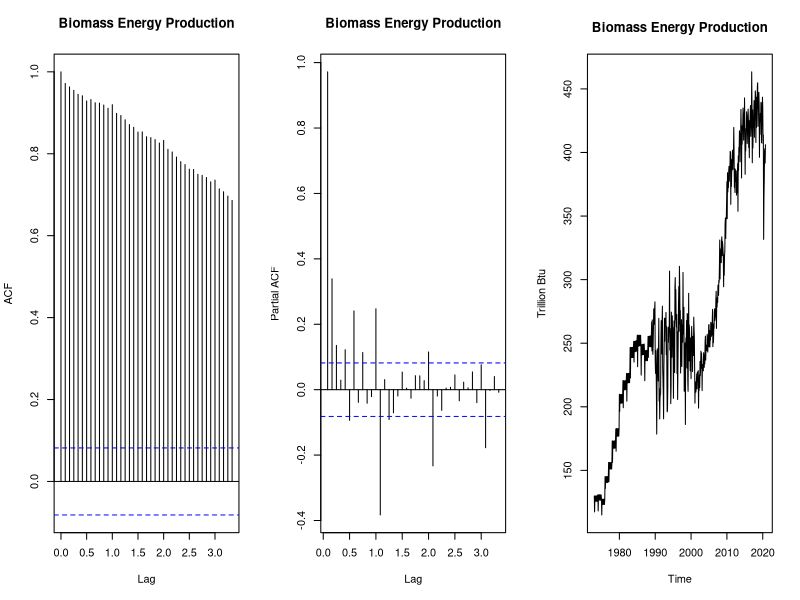
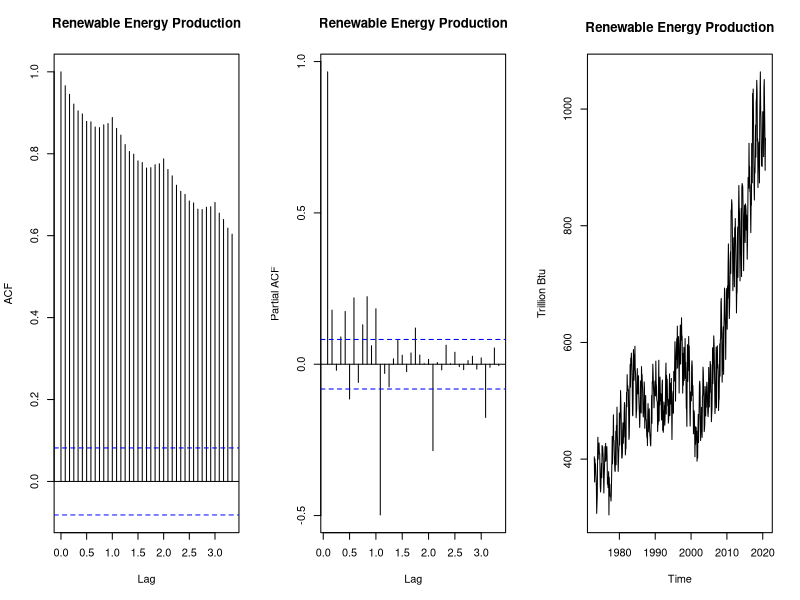
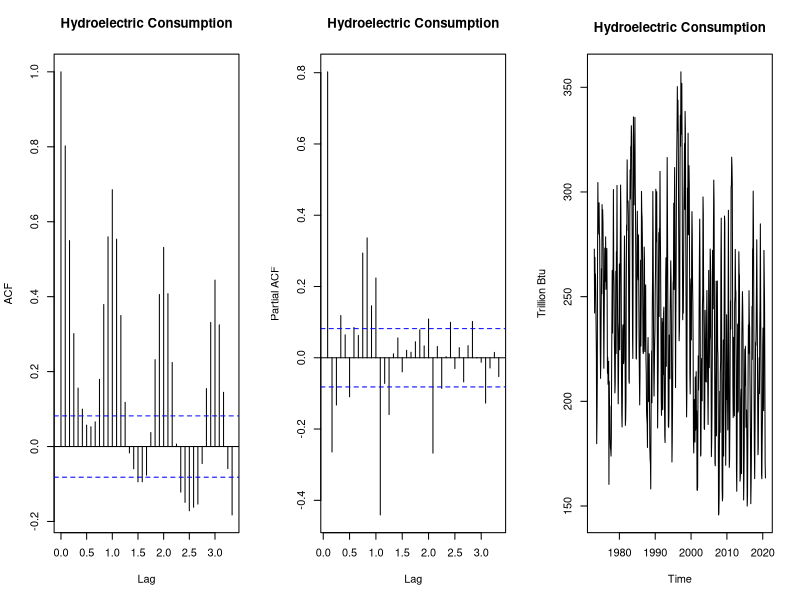
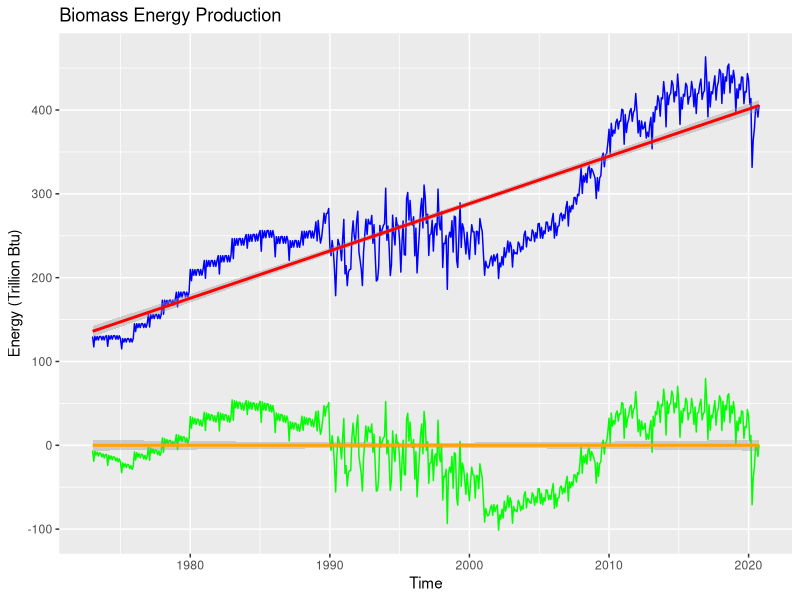
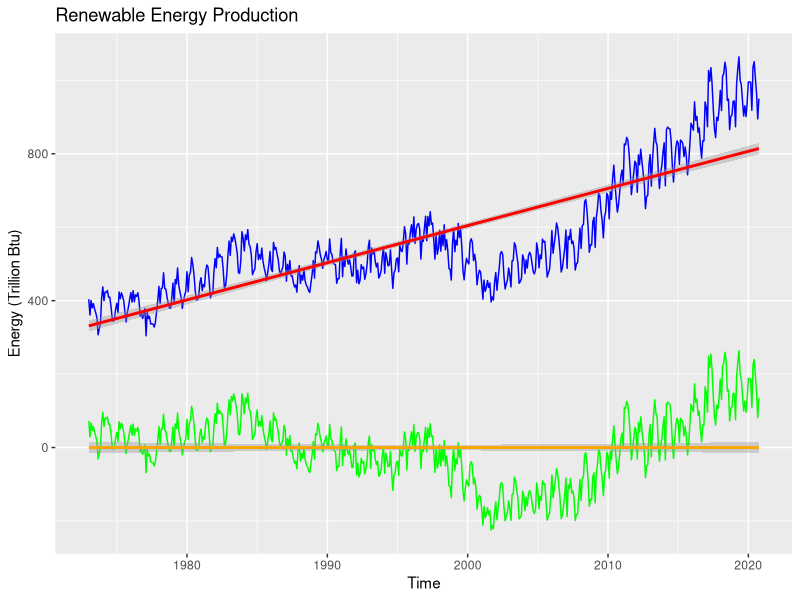
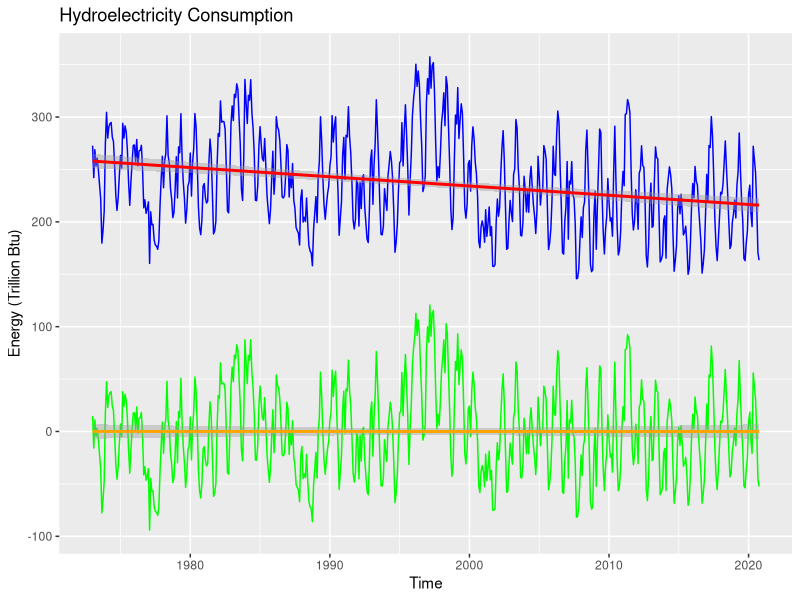
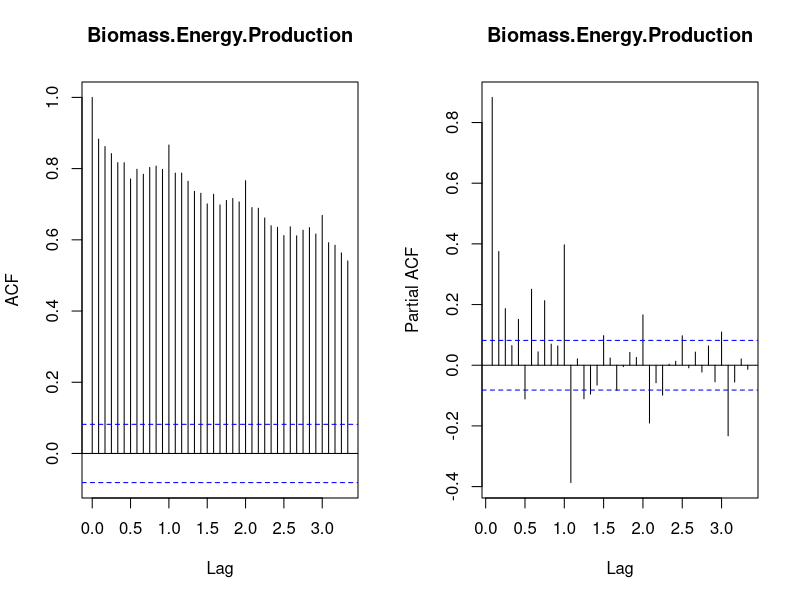
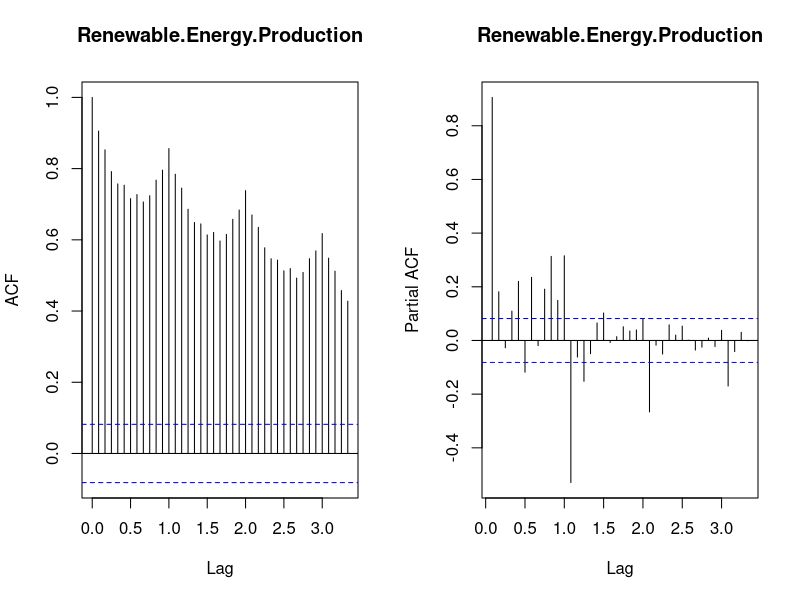

Generate these figures, in order, with R:
## ---- chunk 1
knitr::opts_chunk$set(echo=FALSE, fig.width=8, fig.height=5, tidy.opts=list(width.cutoff=80), message=FALSE, warning=FALSE, tidy=FALSE) 
## ---- chunk 2
#Load/install required package here
library(tseries)
library(forecast)
library(dplyr)
library(readxl)
library(lubridate)
library(ggplot2)
## ---- chunk 3
#Create data frame with the selected column
setwd("/Users/stefanchen/Documents/Duke/Classes/Spring 2021/ENV 790/GitHub/ENV790_30_TSA_S2021/Data")

#Read data
re_select0<-read_xlsx("Table_10.1_Renewable_Energy_Production_and_Consumption_by_Source.xlsx", skip=12, col_names=FALSE)

#Select columns
re_select<-as.data.frame(re_select0[,c(1,4,5,6)]) #Transform to dataframe
colnames(re_select)=c("Date",
                      "Biomass Energy Production",
                      "Renewable Energy Production",
                      "Hydroelectric Consumption") 

#Checking data
head(re_select)
str(re_select)

#Transform dataframe to time series
ts_select<-ts(re_select[,2:4], start=c(1973,1), frequency=12)

my_date<-re_select$Date  #Establish my_date
nobs<-nrow(re_select) #Numbers of rows in ts_select
t<-c(1:nobs) #Set a vector for number of rows in ts_select
## ---- chunk 4
#Acf, Pacf, and time series
for(i in 1:3){
  par(mfrow=c(1,3))  #Place plot side by side
  acf(ts_select[,i], lag.max = 40, main=colnames(ts_select)[i])
  pacf(ts_select[,i],lag.max=40, main=colnames(ts_select)[i])
  plot(ts_select[,i], 
     main=colnames(ts_select)[i], 
     ylab="Trillion Btu",
     type="l")
}
## ---- chunk 5
#Biomass linear model
lmodel_bio<-lm(ts_select[,1]~t)
summary(lmodel_bio)
beta0_bio=as.numeric(lmodel_bio$coefficients[1])  #First coefficient is the intercept term or beta0
beta1_bio=as.numeric(lmodel_bio$coefficients[2])  #Second coefficient is the slope or beta1
## ---- chunk 6
#Renewable energy linear model
lmodel_re<-lm(ts_select[,2]~t)
summary(lmodel_re)
beta0_re=as.numeric(lmodel_re$coefficients[1]) 
beta1_re=as.numeric(lmodel_re$coefficients[2]) 
## ---- chunk 7
#Hydropower linear model
lmodel_hydro<-lm(ts_select[,3]~t)
summary(lmodel_hydro)
beta0_hydro=as.numeric(lmodel_hydro$coefficients[1])  
beta1_hydro=as.numeric(lmodel_hydro$coefficients[2])
## ---- chunk 8
#Remove the trend from series
detrend_bio<-re_select[,2]-(beta0_bio+beta1_bio*t)

#Comparison plot for biomass
ggplot(re_select, aes(x=my_date, y=re_select[,2])) +
            geom_line(color="blue") +
            labs(x="Time", y="Energy (Trillion Btu)", title="Biomass Energy Production") + 
            geom_smooth(color="red",method="lm") +
            geom_line(aes(y=detrend_bio), col="green")+
            geom_smooth(aes(y=detrend_bio),color="orange",method="lm") 
## ---- chunk 9
#Remove the trend from series
detrend_re<-re_select[,3]-(beta0_re+beta1_re*t)

#Comparison plot for biomass
ggplot(re_select, aes(x=my_date, y=re_select[,3])) +
            geom_line(color="blue") +
            labs(x="Time", y="Energy (Trillion Btu)", title="Renewable Energy Production") + 
            geom_smooth(color="red",method="lm") +
            geom_line(aes(y=detrend_re), col="green")+
            geom_smooth(aes(y=detrend_re),color="orange",method="lm") 
## ---- chunk 10
#Remove the trend from series
detrend_hydro<-re_select[,4]-(beta0_hydro+beta1_hydro*t)

#Comparison plot for biomass
ggplot(re_select, aes(x=my_date, y=re_select[,4])) +
            geom_line(color="blue") +
            labs(x="Time", y="Energy (Trillion Btu)", title="Hydroelectricity Consumption") + 
            geom_smooth(color="red",method="lm") +
            geom_line(aes(y=detrend_hydro), col="green")+
            geom_smooth(aes(y=detrend_hydro),color="orange",method="lm") 
## ---- chunk 11
detrend<-data.frame("Biomass Energy Production"=detrend_bio, 
                    "Renewable Energy Production"=detrend_re, 
                    "Hydroelectricity Consumption"=detrend_hydro) #Combine all the detrend model

ts_detrend<-ts(detrend, start=c(1973,1), frequency=12) #time series of the detrend models

#Acf, Pacf, and time series
for(i in 1:3){
  par(mfrow=c(1,2))  #Place plot side by side
  acf(ts_detrend[,i], lag.max=40, main=colnames(ts_detrend)[i])
  pacf(ts_detrend[,i], lag.max=40, main=colnames(ts_detrend)[i])
}
## ---- chunk 12
#Use seasonal means model
dummies<-seasonaldummy(ts_select[,1])  #Create the seasonal dummies

#Fit a linear model to the seasonal dummies - bio
sm_model_bio<-lm(re_select[,2]~dummies)
summary(sm_model_bio)
## ---- chunk 13
#Fit a linear model to the seasonal dummies - re
sm_model_re<-lm(re_select[,3]~dummies)
summary(sm_model_re)
## ---- chunk 14
#Fit a linear model to the seasonal dummies - hydro
sm_model_hydro<-lm(re_select[,4]~dummies)
summary(sm_model_hydro)
## ---- chunk 15
#Store regression coefficients
sm_int_bio<-sm_model_bio$coefficients[1]
sm_int_re<-sm_model_re$coefficients[1]
sm_int_hydro<-sm_model_hydro$coefficients[1]
sm_coeff_bio<-sm_model_bio$coefficients[2:12]
sm_coeff_re<-sm_model_re$coefficients[2:12]
sm_coeff_hydro<-sm_model_hydro$coefficients[2:12]

#Create regression coefficient dataframes
sm_int<-data.frame("bio"=sm_int_bio, "re"=sm_int_re, "hydro"=sm_int_hydro)
sm_coeff<-data.frame("bio"=sm_int_bio, "re"=sm_int_re, "hydro"=sm_int_hydro)
## ---- chunk 16
#Compute seasonal component
seas_comp_bio<-array(0,nobs) #bio
for(i in 1:nobs){
  seas_comp_bio[i]=(sm_int_bio+sm_coeff_bio%*%dummies[i,])}

seas_comp_re<-array(0,nobs) #re
for(i in 1:nobs){
  seas_comp_re[i]=(sm_int_re+sm_coeff_re%*%dummies[i,])}

seas_comp_hydro<-array(0,nobs) #hydro
for(i in 1:nobs){
  seas_comp_hydro[i]=(sm_int_hydro+sm_coeff_hydro%*%dummies[i,])}

#Dataframe of seas_comp
seas_comp<-data.frame("bio"=seas_comp_bio, "re"=seas_comp_re, "hydro"=seas_comp_hydro)

#Removing seasonal component
deseason_bio<-re_select[,2]-seas_comp[1]
deseason_re<-re_select[,3]-seas_comp[2]
deseason_hydro<-re_select[,4]-seas_comp[3]

#Dataframe of deseasoned
deseason<-data.frame("bio"=deseason_bio, "re"=deseason_re, "hydro"=deseason_hydro)

#Plotting comparison graph
 for(n in 1:3){
   print(
     ggplot(re_select, aes(x=my_date, y=re_select[,n+1])) +
            geom_line(color="blue") +
            labs(x="Time", y="Energy (Trillion Btu)", title=colnames(re_select)[n+1]) +
            geom_line(aes(y=deseason[,n]), col="green")
   )
 }
## ---- chunk 17
#Create time series of deseasoned model
ts_deseason<-ts(deseason, start=c(1973,1), frequency=12)

#Acf and Pacf
for(i in 1:3){
  par(mfrow=c(1,2))  #Place plot side by side
  acf(ts_detrend[,i], lag.max=40, main=colnames(ts_detrend)[i])
  pacf(ts_detrend[,i],lag.max=40, main=colnames(ts_detrend)[i])
}
## ---- chunk 18
knitr::opts_chunk$set(echo=FALSE, fig.width=8, fig.height=6, tidy.opts=list(width.cutoff=80), message=FALSE, warning=FALSE, tidy=FALSE) 

#Load/install required package here
library(tseries)
library(forecast)
library(dplyr)
library(readxl)
library(lubridate)
library(ggplot2)

#Create data frame with the selected column
setwd("/Users/stefanchen/Documents/Duke/Classes/Spring 2021/ENV 790/GitHub/ENV790_30_TSA_S2021/Data")

#Read data
re_select0<-read_xlsx("Table_10.1_Renewable_Energy_Production_and_Consumption_by_Source.xlsx", skip=12, col_names=FALSE)

#Select columns
re_select<-as.data.frame(re_select0[,c(1,4,5,6)]) #Transform to dataframe
colnames(re_select)=c("Date",
                      "Biomass Energy Production",
                      "Renewable Energy Production",
                      "Hydroelectric Consumption") 

#Checking data
head(re_select)
str(re_select)

#Transform dataframe to time series
ts_select<-ts(re_select[,2:4], start=c(1973,1), frequency=12)
ts_select

my_date<-re_select$Date  #Establish my_date
nobs<-nrow(re_select) #Numbers of rows in ts_select
t<-c(1:nobs) #Set a vector for number of rows in ts_select

#Acf, Pacf, and time series
for(i in 1:3){
  par(mfrow=c(1,3))  #Place plot side by side
  acf(ts_select[,i], lag.max = 40, main=colnames(ts_select)[i])
  pacf(ts_select[,i],lag.max=40, main=colnames(ts_select)[i])
  plot(ts_select[,i], 
     main=colnames(ts_select)[i], 
     ylab="Trillion Btu",
     type="l")
}

#Biomass linear model
lmodel_bio<-lm(ts_select[,1]~t)
summary(lmodel_bio)
beta0_bio=as.numeric(lmodel_bio$coefficients[1])  #First coefficient is the intercept term or beta0
beta1_bio=as.numeric(lmodel_bio$coefficients[2])  #Second coefficient is the slope or beta1

#Renewable energy linear model
lmodel_re<-lm(ts_select[,2]~t)
summary(lmodel_re)
beta0_re=as.numeric(lmodel_re$coefficients[1]) 
beta1_re=as.numeric(lmodel_re$coefficients[2]) 

#Hydropower linear model
lmodel_hydro<-lm(ts_select[,3]~t)
summary(lmodel_hydro)
beta0_hydro=as.numeric(lmodel_hydro$coefficients[1])  
beta1_hydro=as.numeric(lmodel_hydro$coefficients[2])

#Remove the trend from series
detrend_bio<-re_select[,2]-(beta0_bio+beta1_bio*t)

#Comparison plot for biomass
ggplot(re_select, aes(x=my_date, y=re_select[,2])) +
            geom_line(color="blue") +
            labs(x="Time", y="Energy (Trillion Btu)", title="Biomass Energy Production") + 
            geom_smooth(color="red",method="lm") +
            geom_line(aes(y=detrend_bio), col="green")+
            geom_smooth(aes(y=detrend_bio),color="orange",method="lm") 

#Remove the trend from series
detrend_re<-re_select[,3]-(beta0_re+beta1_re*t)

#Comparison plot for biomass
ggplot(re_select, aes(x=my_date, y=re_select[,3])) +
            geom_line(color="blue") +
            labs(x="Time", y="Energy (Trillion Btu)", title="Renewable Energy Production") + 
            geom_smooth(color="red",method="lm") +
            geom_line(aes(y=detrend_re), col="green")+
            geom_smooth(aes(y=detrend_re),color="orange",method="lm") 

#Remove the trend from series
detrend_hydro<-re_select[,4]-(beta0_hydro+beta1_hydro*t)

#Comparison plot for biomass
ggplot(re_select, aes(x=my_date, y=re_select[,4])) +
            geom_line(color="blue") +
            labs(x="Time", y="Energy (Trillion Btu)", title="Hydroelectricity Consumption") + 
            geom_smooth(color="red",method="lm") +
            geom_line(aes(y=detrend_hydro), col="green")+
            geom_smooth(aes(y=detrend_hydro),color="orange",method="lm") 

detrend<-data.frame("Biomass Energy Production"=detrend_bio, 
                    "Renewable Energy Production"=detrend_re, 
                    "Hydroelectricity Consumption"=detrend_hydro) #Combine all the detrend model

ts_detrend<-ts(detrend, start=c(1973,1), frequency=12) #time series of the detrend models

#Acf, Pacf, and time series
for(i in 1:3){
  par(mfrow=c(1,2))  #Place plot side by side
  acf(ts_detrend[,i], lag.max=40, main=colnames(ts_detrend)[i])
  pacf(ts_detrend[,i], lag.max=40, main=colnames(ts_detrend)[i])
}

#Use seasonal means model
dummies<-seasonaldummy(ts_select[,1])  #Create the seasonal dummies

#Fit a linear model to the seasonal dummies - bio
sm_model_bio<-lm(re_select[,2]~dummies)
summary(sm_model_bio)

#Fit a linear model to the seasonal dummies - re
sm_model_re<-lm(re_select[,3]~dummies)
summary(sm_model_re)

#Fit a linear model to the seasonal dummies - hydro
sm_model_hydro<-lm(re_select[,4]~dummies)
summary(sm_model_hydro)

#Store regression coefficients
sm_int_bio<-sm_model_bio$coefficients[1]
sm_int_re<-sm_model_re$coefficients[1]
sm_int_hydro<-sm_model_hydro$coefficients[1]
sm_coeff_bio<-sm_model_bio$coefficients[2:12]
sm_coeff_re<-sm_model_re$coefficients[2:12]
sm_coeff_hydro<-sm_model_hydro$coefficients[2:12]

#Create regression coefficient dataframes
sm_int<-data.frame("bio"=sm_int_bio, "re"=sm_int_re, "hydro"=sm_int_hydro)
sm_coeff<-data.frame("bio"=sm_int_bio, "re"=sm_int_re, "hydro"=sm_int_hydro)

#Compute seasonal component
seas_comp_bio<-array(0,nobs) #bio
for(i in 1:nobs){
  seas_comp_bio[i]=(sm_int_bio+sm_coeff_bio%*%dummies[i,])}

seas_comp_re<-array(0,nobs) #re
for(i in 1:nobs){
  seas_comp_re[i]=(sm_int_re+sm_coeff_re%*%dummies[i,])}

seas_comp_hydro<-array(0,nobs) #hydro
for(i in 1:nobs){
  seas_comp_hydro[i]=(sm_int_hydro+sm_coeff_hydro%*%dummies[i,])}

#Dataframe of seas_comp
seas_comp<-data.frame("bio"=seas_comp_bio, "re"=seas_comp_re, "hydro"=seas_comp_hydro)

#Removing seasonal component
deseason_bio<-re_select[,2]-seas_comp[1]
deseason_re<-re_select[,3]-seas_comp[2]
deseason_hydro<-re_select[,4]-seas_comp[3]

#Dataframe of deseasoned
deseason<-data.frame("bio"=deseason_bio, "re"=deseason_re, "hydro"=deseason_hydro)

#Plotting comparison graph
 for(n in 1:3){
   print(
     ggplot(re_select, aes(x=my_date, y=re_select[,n+1])) +
            geom_line(color="blue") +
            labs(x="Time", y="Energy (Trillion Btu)", title=colnames(re_select)[n+1]) +
            geom_line(aes(y=deseason[,n]), col="green")
   )
 }

#Create time series of deseasoned model
ts_deseason<-ts(deseason, start=c(1973,1), frequency=12)

#Acf and Pacf
for(i in 1:3){
  par(mfrow=c(1,2))  #Place plot side by side
  acf(ts_detrend[,i], lag.max=40, main=colnames(ts_detrend)[i])
  pacf(ts_detrend[,i],lag.max=40, main=colnames(ts_detrend)[i])
}

